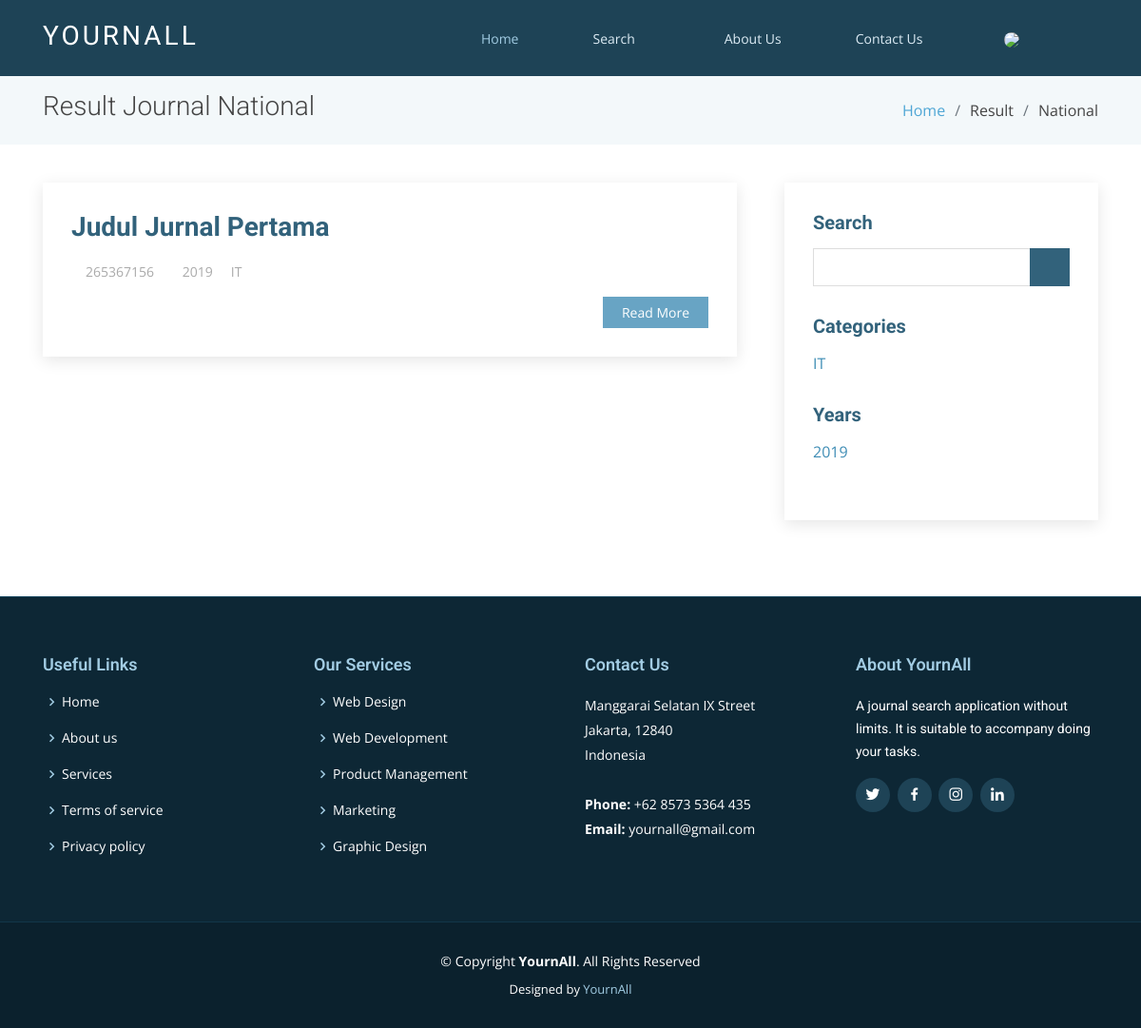
Page /index.php/member/result/national on the earlier database version.
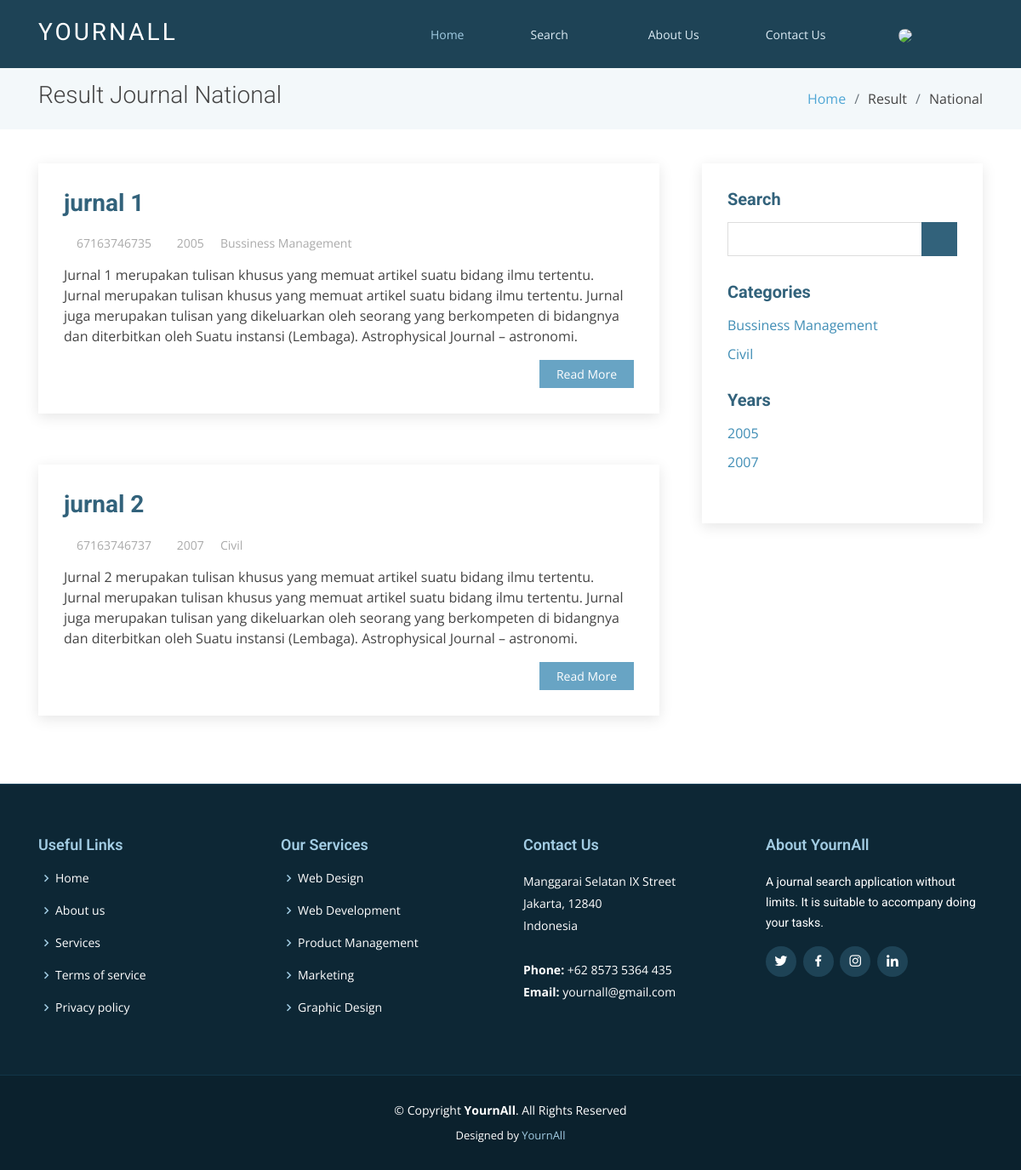
Same page on the later database version.
### tables this page shows
CREATE TABLE `journal` (
  `id` int(11) NOT NULL,
  `issn` varchar(64) NOT NULL,
  `title` varchar(256) NOT NULL,
  `abstract` varchar(10000) NOT NULL,
  `type` enum('National','International') NOT NULL,
  `category` varchar(128) NOT NULL,
  `year` varchar(11) NOT NULL,
  `date_upload` timestamp NOT NULL DEFAULT CURRENT_TIMESTAMP ON UPDATE CURRENT_TIMESTAMP,
  `upload_by` varchar(128) NOT NULL,
  `file` varchar(256) NOT NULL
);

### application/controllers/member/Result.php (called while the page is built, shortened)
<?php
class Result extends CI_Controller
{
    public function national()
    {
        $data['user'] = $this->db->get_where('user', ['email' => $this->session->userdata('email')])->row_array();
        $data['journal_n'] = $this->m_result->journal_n()->result();
        $this->load->view('templates/header', $data);
        $this->load->view('pages/member/v_result_n', $data);
        $this->load->view('templates/footer');
    }
}

### index.php (called while the page is built, shortened)
<?php
require_once BASEPATH.'core/CodeIgniter.php';

### application/models/m_result.php (called while the page is built, shortened)
<?php
class m_result extends CI_Model
{
    public function journal_n()
    {
        $national = array('National');
        $this->db->where_in('type', $national);
        return $this->db->get('journal');
    }
}

### application/views/pages/member/v_result_n.php (the view)
<main id="main">
    <section class="breadcrumbs">
        <div class="container">
            <div class="d-flex justify-content-between align-items-center">
                <h2>Result Journal National</h2>
                <ol>
                    <li><a href="#">Home</a></li>
                    <li>Result</li>
                    <li>National</li>
                </ol>
            </div>
        </div>
    </section>
    <section class="blog" data-aos="fade-up" data-aos-easing="ease-in-out" data-aos-duration="500">
        <div class="container">
            <div class="row">
                <div class="col-lg-8 entries">
                    <?php
                    foreach ($journal_n as $j) { ?>
                        <article class="entry">
                            <h2 class="entry-title">
                                <a href=""><?php echo $j->title ?></a>
                            </h2>
                            <div class="entry-meta">
                                <ul>
                                    <li class="d-flex align-items-center"><i class="icofont-user"></i> <a href="#"><?php echo $j->issn ?></a></li>
                                    <li class="d-flex align-items-center"><i class="icofont-wall-clock"></i> <a href="#"><?php echo $j->year ?></a></li>
                                    <li class="d-flex align-items-center"><i class="icofont-wall-list"></i> <a href="#"><?php echo $j->category ?></a></li>
                                </ul>
                            </div>
                            <div class="entry-content">
                                <p>
                                    <?php echo $j->abstract ?>
                                </p>
                                <div class="read-more">
                                    <a href="#">Read More</a>
                                </div>
                            </div>
                        </article>
                    <?php } ?>
                </div>
                <div class="col-lg-4">
                    <div class="sidebar">
                        <h3 class="sidebar-title">Search</h3>
                        <div class="sidebar-item search-form">
                            <form action="">
                                <input type="text">
                                <button type="submit"><i class="icofont-search"></i></button>
                            </form>
                        </div>
                        <h3 class="sidebar-title">Categories</h3>
                        <div class="sidebar-item categories">
                            <ul>
                                <?php
                                foreach ($journal_n as $j) { ?>
                                    <li>
                                        <a href=""><?php echo $j->category ?></a>
                                    </li>
                                <?php } ?>
                            </ul>
                        </div>
                        <h3 class="sidebar-title">Years</h3>
                        <div class="sidebar-item categories">
                            <ul>
                                <?php
                                foreach ($journal_n as $j) { ?>
                                    <li>
                                        <a href=""><?php echo $j->year ?></a>
                                    </li>
                                <?php } ?>
                            </ul>
                        </div>
                    </div>
                </div>
            </div>
        </div>
    </section>
</main>

### application/views/templates/header.php (shortened to what this page needs)
<!DOCTYPE html>
<html lang="en">
<head>
  <link href="<?php echo base_url() ?>assets/vendor/bootstrap/css/bootstrap.min.css" rel="stylesheet">
  <link href="<?php echo base_url() ?>assets/vendor/animate.css/animate.min.css" rel="stylesheet">
  <link href="<?php echo base_url() ?>assets/vendor/icofont/icofont.min.css" rel="stylesheet">
  <link href="<?php echo base_url() ?>assets/vendor/boxicons/css/boxicons.min.css" rel="stylesheet">
  <link href="<?php echo base_url() ?>assets/vendor/venobox/venobox.css" rel="stylesheet">
  <link href="<?php echo base_url() ?>assets/vendor/owl.carousel/assets/owl.carousel.min.css" rel="stylesheet">
  <link href="<?php echo base_url() ?>assets/vendor/aos/aos.css" rel="stylesheet">
  <link href="<?php echo base_url() ?>assets/css/style.css" rel="stylesheet">
</head>
<body>
  <header id="header" class="fixed-top">
    <div class="container">
      <div class="logo float-left">
        <h1 class="text-light"><a href="<?php echo base_url('member/home') ?>"><span>YournAll</span></a></h1>
      </div>
      <nav class="nav-menu float-right d-none d-lg-block">
        <ul>
          <li class="active mr-5"><a href="<?php echo base_url('member/home') ?>">Home</a></li>
          <li class="drop-down mr-5"><a href="">Search</a>
          </li>
          <li class="mr-5"><a href="<?php echo base_url('member/about') ?>">About Us</a></li>
          <li class="mr-5"><a href="<?php echo base_url('member/contact') ?>">Contact Us</a></li>
          <li class="drop-down mr-5"><a href="">
              <img class="img-profile rounded-circle" style="width: 25px;" src="<?= base_url('assets/img/profile/') . $user['photo']; ?>">
            </a>
          </li>
        </ul>
      </nav>
    </div>
  </header>

### application/views/templates/footer.php (shortened to what this page needs)
<footer id="footer" data-aos="fade-up" data-aos-easing="ease-in-out" data-aos-duration="500">
  <div class="footer-top">
    <div class="container">
      <div class="row">
        <div class="col-lg-3 col-md-6 footer-links">
          <h4>Useful Links</h4>
          <ul>
            <li><i class="bx bx-chevron-right"></i> <a href="#">Home</a></li>
            <li><i class="bx bx-chevron-right"></i> <a href="#">About us</a></li>
            <li><i class="bx bx-chevron-right"></i> <a href="#">Services</a></li>
            <li><i class="bx bx-chevron-right"></i> <a href="#">Terms of service</a></li>
            <li><i class="bx bx-chevron-right"></i> <a href="#">Privacy policy</a></li>
          </ul>
        </div>
        <div class="col-lg-3 col-md-6 footer-links">
          <h4>Our Services</h4>
          <ul>
            <li><i class="bx bx-chevron-right"></i> <a href="#">Web Design</a></li>
            <li><i class="bx bx-chevron-right"></i> <a href="#">Web Development</a></li>
            <li><i class="bx bx-chevron-right"></i> <a href="#">Product Management</a></li>
            <li><i class="bx bx-chevron-right"></i> <a href="#">Marketing</a></li>
            <li><i class="bx bx-chevron-right"></i> <a href="#">Graphic Design</a></li>
          </ul>
        </div>
        <div class="col-lg-3 col-md-6 footer-contact">
          <h4>Contact Us</h4>
          <p>
            Manggarai Selatan IX Street <br>
            Jakarta, 12840 <br>
            Indonesia <br><br>
            <strong>Phone:</strong> +62 8573 5364 435<br>
            <strong>Email:</strong> yournall@gmail.com<br>
          </p>
        </div>
        <div class="col-lg-3 col-md-6 footer-info">
          <h3>About YournAll</h3>
          <p>A journal search application without limits. It is suitable to accompany doing your tasks.</p>
          <div class="social-links mt-3">
            <a href="#" class="twitter"><i class="bx bxl-twitter"></i></a>
            <a href="#" class="facebook"><i class="bx bxl-facebook"></i></a>
            <a href="#" class="instagram"><i class="bx bxl-instagram"></i></a>
            <a href="#" class="linkedin"><i class="bx bxl-linkedin"></i></a>
          </div>
        </div>
      </div>
    </div>
  </div>
  <div class="container">
    <div class="copyright">
      &copy; Copyright <strong><span>YournAll</span></strong>. All Rights Reserved
    </div>
    <div class="credits">
      Designed by <a href="#">YournAll</a>
    </div>
  </div>
</footer>
</body>
</html>

Differences in the rows shown:
removed journal: title "Judul Jurnal Pertama", issn "265367156", year "2019", category "IT"
added journal: title "jurnal 1", issn "67163746735", year "2005", category "Bussiness Management", abstract "Jurnal 1 merupakan tulisan khusus yang memuat artikel suatu bidang ilmu tertentu. Jurnal merupakan tulisan khusus yang memuat artikel suatu bidang ilmu tertentu. Jurnal juga merupakan tulisan yang dikeluarkan oleh seorang yang berkompeten di bidangnya dan diterbitkan oleh Suatu instansi (Lembaga). Astrophysical Journal – astronomi."
added journal: title "jurnal 2", issn "67163746737", year "2007", category "Civil", abstract "Jurnal 2 merupakan tulisan khusus yang memuat artikel suatu bidang ilmu tertentu. Jurnal merupakan tulisan khusus yang memuat artikel suatu bidang ilmu tertentu. Jurnal juga merupakan tulisan yang dikeluarkan oleh seorang yang berkompeten di bidangnya dan diterbitkan oleh Suatu instansi (Lembaga). Astrophysical Journal – astronomi."
